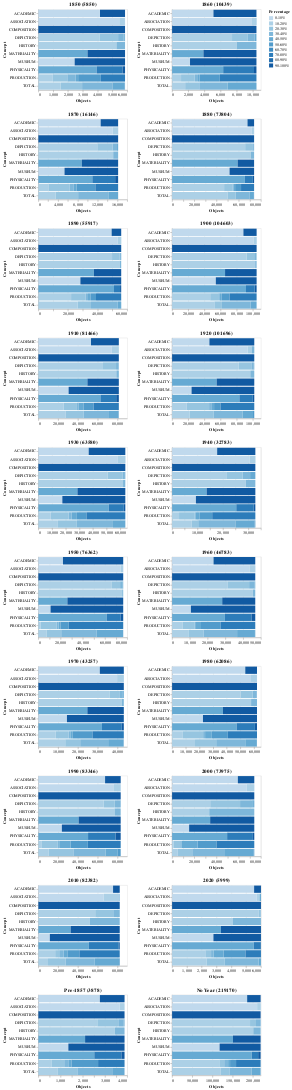

The notebook cell saved with this chart:
### Code cell
# Save all the possible collectioncode
import altair as alt

ranges = [0,0.1,0.2,0.3,0.4,0.5,0.6,0.7,0.8,0.9,1]
count =0

dept_col_counts = None
charts = []
hcharts = []

def create_chart(data_df, title):
  data_rows_df = pd.DataFrame()
  for column in data_df.columns[1:]:
    # Group into counts of percentages 0-10, 10-20, ... 90-100
    # dept_col_counts = dept_stats_df[column].value_counts(bins=10, sort=False)
    
    dept_col_counts = data_df[column].groupby(pd.cut(data_df[column], ranges, labels=["0-10%","10-20%","20-30%","30-40%","40-50%","50-60%","60-70%","70-80%","80-90%","90-100%"], include_lowest=True)).count()
    dept_col_counts.name = column
    data_rows_df = data_rows_df.append(dept_col_counts, ignore_index=False)
  data_rows_df = data_rows_df.rename_axis('Concept').rename_axis('Percentages', axis='columns')
    # TO handle converting from CategoricalIndex - may change https://github.com/pandas-dev/pandas/issues/19136
  data_rows_df.columns = data_rows_df.columns.tolist()
  data_rows_df = data_rows_df.reset_index()
  data_rows_melt_df = data_rows_df.melt(id_vars=['Concept'], var_name='Percentage', value_name='Objects')
  chart = alt.Chart(data_rows_melt_df).mark_bar().encode(
       x='Objects:Q',
       y='Concept:O',
       color='Percentage:O',
      tooltip=['Percentage', 'Objects']
    ).properties(width=220, title=title)
  
  return chart
        
for decade in range(1850,2030,10):
  dept_rows_df = pd.DataFrame()
  dept_stats_df = tidied_df[tidied_df[' accessionYear'].between(decade,decade+9)] 
  # Now need to loop over each completeness coll in turn
  for column in dept_stats_df.columns[1:]:
    # Group into counts of percentages 0-10, 10-20, ... 90-100
    # dept_col_counts = dept_stats_df[column].value_counts(bins=10, sort=False)
    
    dept_col_counts = dept_stats_df[column].groupby(pd.cut(dept_stats_df[column], ranges, labels=["0-10%","10-20%","20-30%","30-40%","40-50%","50-60%","60-70%","70-80%","80-90%","90-100%"], include_lowest=True)).count()
    dept_col_counts.name = column
    dept_rows_df = dept_rows_df.append(dept_col_counts, ignore_index=False)
    
  dept_rows_df = dept_rows_df.rename_axis('Concept').rename_axis('Percentages', axis='columns')
    # TO handle converting from CategoricalIndex - may change https://github.com/pandas-dev/pandas/issues/19136
  dept_rows_df.columns = dept_rows_df.columns.tolist()
  #print(dept_rows_df)
  dept_rows_df = dept_rows_df.reset_index()

  dept_rows_melt_df = dept_rows_df.melt(id_vars=['Concept'], var_name='Percentage', value_name='Objects')

  chart = alt.Chart(dept_rows_melt_df).mark_bar().encode(
       x='Objects:Q',
       y='Concept:O',
        color='Percentage:O',
      tooltip=['Percentage', 'Objects']
    ).properties(width=220, title="%s (%d)" % (decade, len(dept_stats_df)))
  charts.append(chart)
  if count > 0:
      hcharts.append(alt.hconcat(*charts))
      charts = []
      count = 0
  else:
      count += 1

# Handle post current year, no year and less than opening year (1857)

dept_stats_df = tidied_df[tidied_df[' accessionYear'] < 1857.0] 
#print(dept_stats_df)
charts.append(create_chart(dept_stats_df, "Pre-1857 (%d)" % len(dept_stats_df)))
      
dept_stats_df = tidied_df[tidied_df[' accessionYear'].isnull()] 
#print(dept_stats_df)
charts.append(create_chart(dept_stats_df, "No Year (%d)" % len(dept_stats_df)))
    
hcharts.append(alt.hconcat(*charts))

alt.vconcat(*hcharts)
